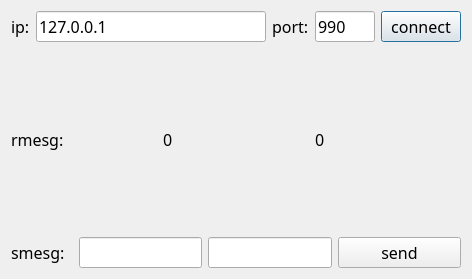
<?xml version="1.0" encoding="UTF-8"?>
<ui version="4.0">
 <class>Dialog</class>
 <widget class="QDialog" name="Dialog">
  <property name="geometry">
   <rect>
    <x>0</x>
    <y>0</y>
    <width>472</width>
    <height>279</height>
   </rect>
  </property>
  <property name="windowTitle">
   <string>Dialog</string>
  </property>
  <layout class="QVBoxLayout" name="verticalLayout">
   <item>
    <layout class="QHBoxLayout" name="horizontalLayout">
     <item>
      <widget class="QLabel" name="label">
       <property name="font">
        <font>
         <family>新宋体</family>
         <pointsize>12</pointsize>
         <weight>50</weight>
         <bold>false</bold>
        </font>
       </property>
       <property name="text">
        <string>ip:</string>
       </property>
      </widget>
     </item>
     <item>
      <widget class="QLineEdit" name="lineEdit_ip">
       <property name="font">
        <font>
         <family>新宋体</family>
         <pointsize>12</pointsize>
         <weight>50</weight>
         <bold>false</bold>
        </font>
       </property>
       <property name="text">
        <string>127.0.0.1</string>
       </property>
      </widget>
     </item>
     <item>
      <widget class="QLabel" name="label_2">
       <property name="font">
        <font>
         <family>新宋体</family>
         <pointsize>12</pointsize>
         <weight>50</weight>
         <bold>false</bold>
        </font>
       </property>
       <property name="text">
        <string>port:</string>
       </property>
      </widget>
     </item>
     <item>
      <widget class="QLineEdit" name="lineEdit_port">
       <property name="sizePolicy">
        <sizepolicy hsizetype="Fixed" vsizetype="Fixed">
         <horstretch>0</horstretch>
         <verstretch>0</verstretch>
        </sizepolicy>
       </property>
       <property name="maximumSize">
        <size>
         <width>60</width>
         <height>16777215</height>
        </size>
       </property>
       <property name="font">
        <font>
         <family>新宋体</family>
         <pointsize>12</pointsize>
         <weight>50</weight>
         <bold>false</bold>
        </font>
       </property>
       <property name="text">
        <string>990</string>
       </property>
      </widget>
     </item>
     <item>
      <widget class="QPushButton" name="pushButton_connect">
       <property name="font">
        <font>
         <family>新宋体</family>
         <pointsize>12</pointsize>
         <weight>50</weight>
         <bold>false</bold>
        </font>
       </property>
       <property name="text">
        <string>connect</string>
       </property>
      </widget>
     </item>
    </layout>
   </item>
   <item>
    <layout class="QHBoxLayout" name="horizontalLayout_3">
     <item>
      <widget class="QLabel" name="label_4">
       <property name="font">
        <font>
         <family>新宋体</family>
         <pointsize>12</pointsize>
         <weight>50</weight>
         <bold>false</bold>
        </font>
       </property>
       <property name="text">
        <string>rmesg:</string>
       </property>
      </widget>
     </item>
     <item>
      <widget class="QLabel" name="label_rarg1">
       <property name="font">
        <font>
         <family>新宋体</family>
         <pointsize>12</pointsize>
         <weight>50</weight>
         <bold>false</bold>
        </font>
       </property>
       <property name="text">
        <string>0</string>
       </property>
      </widget>
     </item>
     <item>
      <widget class="QLabel" name="label_rarg2">
       <property name="font">
        <font>
         <family>新宋体</family>
         <pointsize>12</pointsize>
         <weight>50</weight>
         <bold>false</bold>
        </font>
       </property>
       <property name="text">
        <string>0</string>
       </property>
      </widget>
     </item>
    </layout>
   </item>
   <item>
    <layout class="QHBoxLayout" name="horizontalLayout_2" stretch="1,2,2,2">
     <item>
      <widget class="QLabel" name="label_3">
       <property name="font">
        <font>
         <family>新宋体</family>
         <pointsize>12</pointsize>
         <weight>50</weight>
         <bold>false</bold>
        </font>
       </property>
       <property name="text">
        <string>smesg:</string>
       </property>
      </widget>
     </item>
     <item>
      <widget class="QLineEdit" name="lineEdit_arg1">
       <property name="font">
        <font>
         <family>新宋体</family>
         <pointsize>12</pointsize>
         <weight>50</weight>
         <bold>false</bold>
        </font>
       </property>
      </widget>
     </item>
     <item>
      <widget class="QLineEdit" name="lineEdit_arg2">
       <property name="font">
        <font>
         <family>新宋体</family>
         <pointsize>12</pointsize>
         <weight>50</weight>
         <bold>false</bold>
        </font>
       </property>
      </widget>
     </item>
     <item>
      <widget class="QPushButton" name="pushButton_send">
       <property name="font">
        <font>
         <family>新宋体</family>
         <pointsize>12</pointsize>
         <weight>50</weight>
         <bold>false</bold>
        </font>
       </property>
       <property name="text">
        <string>send</string>
       </property>
      </widget>
     </item>
    </layout>
   </item>
  </layout>
 </widget>
 <layoutdefault spacing="6" margin="11"/>
 <resources/>
 <connections/>
</ui>
